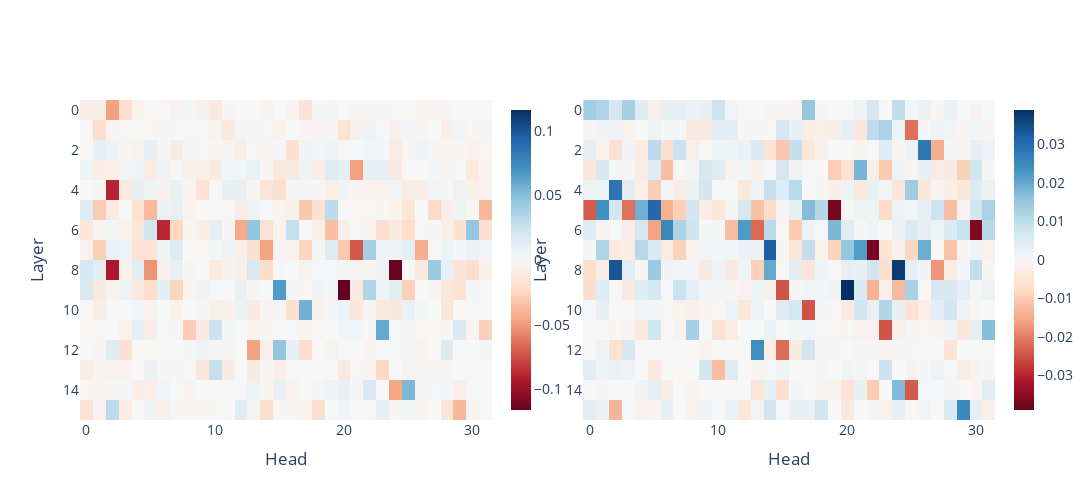

Notebook code cell kept with this figure:
### Code cell
tensor1 = act_patching_tensor
tensor2 = heatmap_tensor

fig = make_subplots(
    rows=1, cols=2,
    horizontal_spacing=0.05, 
    subplot_titles=("", ""),
)

# Left heatmap
fig.add_trace(
    go.Heatmap(
        z=tensor1.numpy(),
        colorscale="RdBu",
        zmid=0,
        showscale=True,
        colorbar=dict(
            title="",
            thickness=20,
            # Position the left colorbar a bit to the right of the left domain
            x=0.46,        # 0 = far left, 1 = far right
            xanchor="left"
        ),
    ),
    row=1, col=1
)

# Right heatmap
fig.add_trace(
    go.Heatmap(
        z=tensor2.numpy(),
        colorscale="RdBu",
        zmid=0,
        showscale=True,
        colorbar=dict(
            title="",
            thickness=20,
            # Place the right colorbar well to the right
            x=1.01,
            xanchor="left"
        ),
    ),
    row=1, col=2
)

# -- Make the left subplot narrower and shifted left
fig.update_xaxes(domain=[0.0, 0.45], row=1, col=1)  # 30% of total width
# -- Shift the right subplot further right
fig.update_xaxes(domain=[0.55, 1.0], row=1, col=2) # starts at 0.45, ends at 0.8

fig.update_yaxes(title_text="Layer", row=1, col=1)
fig.update_yaxes(title_text="Layer", row=1, col=2)
fig.update_xaxes(title_text="Head", row=1, col=1)
fig.update_xaxes(title_text="Head", row=1, col=2)
fig.update_yaxes(autorange="reversed", row=1, col=1)
fig.update_yaxes(autorange="reversed", row=1, col=2)

fig.update_layout(
    width=1500,                # <--- Force a smaller figure width in pixels
    height=500,
    font=dict(size=14)
)
fig.show()
fig.write_image("./outputs/toxicity_heatmap.svg")

### Figure 1 — Plotly figure (JSON) as saved in the notebook; plotly's stock layout.template omitted (floating-point values rounded to 4 significant figures; data arrays with more than 128 entries replaced by an {"elided": "..."} marker saying what was removed)
{"data": [{"colorbar": {"thickness": 20, "title": {"text": ""}, "x": 0.46, "xanchor": "left"}, "colorscale": [[0, "rgb(103,0,31)"], [0.1, "rgb(178,24,43)"], [0.2, "rgb(214,96,77)"], [0.3, "rgb(244,165,130)"], [0.4, "rgb(253,219,199)"], [0.5, "rgb(247,247,247)"], [0.6, "rgb(209,229,240)"], [0.7, "rgb(146,197,222)"], [0.8, "rgb(67,147,195)"], [0.9, "rgb(33,102,172)"], [1, "rgb(5,48,97)"]], "showscale": true, "type": "heatmap", "xaxis": "x", "yaxis": "y", "z": {"elided": "16x32 float values"}, "zmid": 0}, {"colorbar": {"thickness": 20, "title": {"text": ""}, "x": 1.01, "xanchor": "left"}, "colorscale": [[0, "rgb(103,0,31)"], [0.1, "rgb(178,24,43)"], [0.2, "rgb(214,96,77)"], [0.3, "rgb(244,165,130)"], [0.4, "rgb(253,219,199)"], [0.5, "rgb(247,247,247)"], [0.6, "rgb(209,229,240)"], [0.7, "rgb(146,197,222)"], [0.8, "rgb(67,147,195)"], [0.9, "rgb(33,102,172)"], [1, "rgb(5,48,97)"]], "showscale": true, "type": "heatmap", "xaxis": "x2", "yaxis": "y2", "z": {"elided": "16x32 float values"}, "zmid": 0}], "layout": {"font": {"size": 14}, "height": 500, "width": 1500, "xaxis": {"anchor": "y", "domain": [0, 0.45], "title": {"text": "Head"}}, "xaxis2": {"anchor": "y2", "domain": [0.55, 1], "title": {"text": "Head"}}, "yaxis": {"anchor": "x", "autorange": "reversed", "domain": [0, 1], "title": {"text": "Layer"}}, "yaxis2": {"anchor": "x2", "autorange": "reversed", "domain": [0, 1], "title": {"text": "Layer"}}}}
